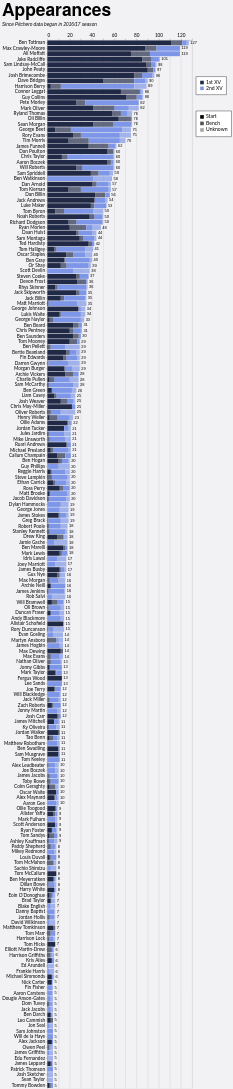

Write the Vega-Lite specification saved for this chart.
### Vega-Lite specification from a JSON file in a GitHub repository (floating-point values rounded to 4 significant figures; data arrays with more than 128 entries replaced by an {"elided": "..."} marker saying what was removed)
{"config": {"axis": {"labelFont": "Lato, sans-serif", "titleFont": "PT Sans Narrow, Helvetica Neue, Helvetica, Arial, sans-serif", "labelFontSize": 13, "titleFontSize": 24, "gridColor": "#202947", "gridOpacity": 0.2}, "header": {"labelFont": "PT Sans Narrow, Helvetica Neue, Helvetica, Arial, sans-serif", "titleFont": "PT Sans Narrow, Helvetica Neue, Helvetica, Arial, sans-serif", "labelFontSize": 24, "titleFontSize": 28, "labelFontWeight": "bold", "orient": "left"}, "legend": {"labelFont": "Lato, sans-serif", "titleFont": "PT Sans Narrow, Helvetica Neue, Helvetica, Arial, sans-serif", "labelFontSize": 14, "titleFontSize": 16, "titlePadding": 5, "fillColor": "white", "strokeColor": "black", "padding": 10, "titleFontWeight": "lighter", "titleFontStyle": "italic", "titleColor": "gray", "offset": 10}, "title": {"font": "PT Sans Narrow, Helvetica Neue, Helvetica, Arial, sans-serif", "fontSize": 48, "fontWeight": "bold", "anchor": "start", "align": "center", "titlePadding": 20, "subtitlePadding": 10, "subtitleFontSize": 13, "subtitleColor": "", "subtitleFontStyle": "italic", "offset": 15, "color": "black"}, "axisX": {"labelAngle": 0}, "facet": {"title": null, "header": null, "align": {"row": "each", "column": "each"}}, "resolve": {"scale": {"y": "independent", "facet": "independent"}}, "background": "#f2f1f4"}, "layer": [{"mark": {"type": "bar"}, "encoding": {"color": {"field": "squad", "legend": {"direction": "vertical", "labelExpr": "datum.value + ' XV'", "legendX": 410, "legendY": 100, "orient": "none", "title": null}, "scale": {"domain": ["1st", "2nd"], "range": ["#202946", "#7d96e8"]}, "sort": ["1st", "2nd"], "type": "nominal"}, "opacity": {"field": "start", "legend": {"direction": "vertical", "legendX": 410, "legendY": 195, "orient": "none", "title": null}, "scale": {"domain": ["Start", "Bench", "Unknown"], "range": [1.0, 0.35, 0.2]}, "sort": ["Start", "Bench", "Unknown"], "type": "nominal"}, "order": {"field": "stack_order", "sort": "ascending", "type": "quantitative"}, "tooltip": [{"field": "player", "title": "Player", "type": "nominal"}, {"field": "squad", "title": "Squad", "type": "nominal"}, {"field": "start", "title": "Selection", "type": "nominal"}, {"aggregate": "sum", "field": "games", "title": "Games", "type": "quantitative"}, {"aggregate": "max", "field": "player_total", "title": "Total", "type": "quantitative"}], "x": {"aggregate": "sum", "axis": {"orient": "top", "title": null}, "field": "games", "type": "quantitative"}, "y": {"field": "player", "sort": {"field": "player_total", "op": "max", "order": "descending"}, "title": null, "type": "nominal"}}}, {"mark": {"type": "text", "align": "left", "baseline": "middle", "color": "black", "dx": 4, "fontSize": 11}, "encoding": {"text": {"field": "total_games", "format": ".0f", "type": "quantitative"}, "x": {"axis": {"orient": "top", "title": null}, "field": "total_games", "type": "quantitative"}, "y": {"field": "player", "sort": {"field": "player_total", "op": "max", "order": "descending"}, "title": null, "type": "nominal"}}, "transform": [{"aggregate": [{"op": "sum", "field": "games", "as": "total_games"}, {"op": "max", "field": "player_total", "as": "player_total"}], "groupby": ["player"]}]}], "data": {"name": "data-cc1d60c60941ec51b23690151980e504"}, "height": {"step": 15}, "params": [{"name": "seasonParam", "value": []}, {"name": "gameTypesParam", "value": []}, {"name": "squadParam", "value": "All"}, {"name": "positionsParam", "value": []}, {"name": "minAppsParam", "value": 5}], "title": {"text": "Appearances", "subtitle": "Since Pitchero data began in 2016/17 season"}, "transform": [{"filter": "length(seasonParam) === 0 || indexof(seasonParam, datum.season) >= 0"}, {"filter": "length(gameTypesParam) === 0 || indexof(gameTypesParam, datum.game_type) >= 0"}, {"filter": "squadParam === \"All\" || datum.squad === squadParam"}, {"filter": "length(positionsParam) === 0 || indexof(positionsParam, datum.position) >= 0"}, {"joinaggregate": [{"op": "sum", "field": "games", "as": "player_total"}], "groupby": ["player"]}, {"filter": "datum.player_total >= minAppsParam"}], "width": 400, "$schema": "https://vega.github.io/schema/vega-lite/v5.20.1.json", "datasets": {"data-cc1d60c60941ec51b23690151980e504": {"elided": "2392 records"}}}
